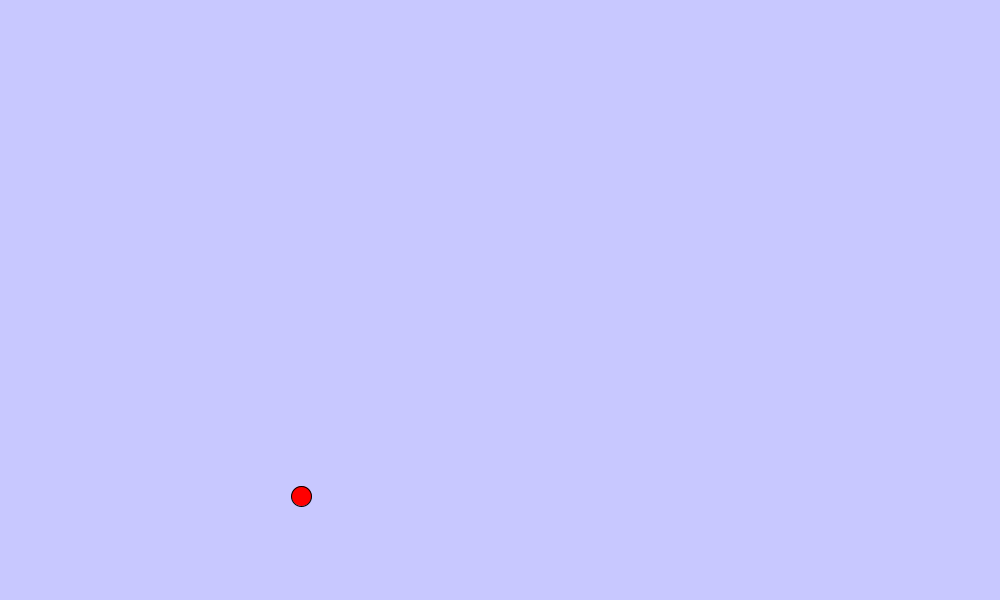
Frame 1 (no input)
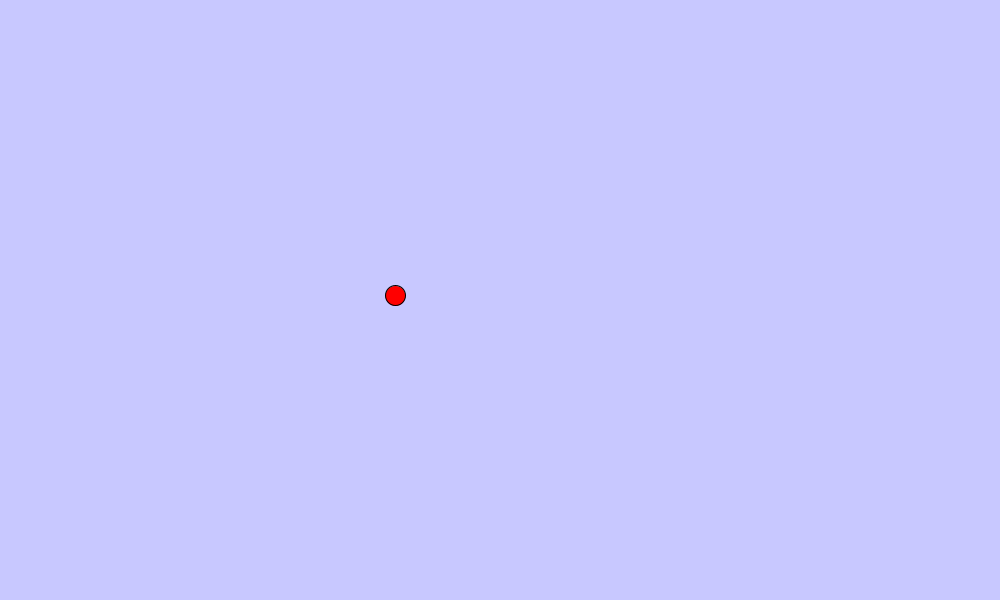
Frame 60 (the mouse pressed at the canvas centre just before this capture)
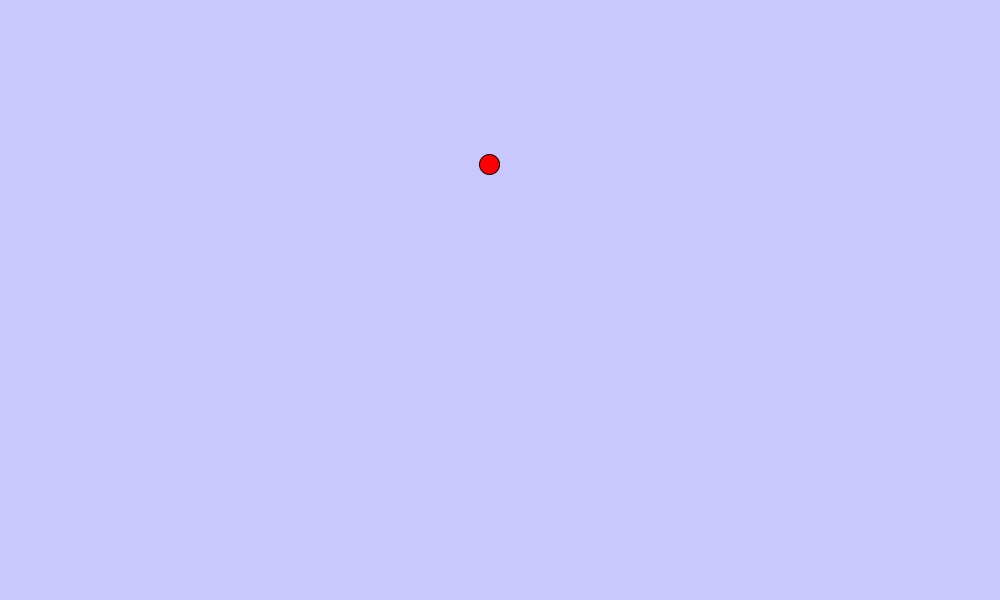
Frame 120 (the mouse held since frame 60 and released just before this capture)

The Processing sketch that drew these frames (run headless with seeded random() and noise(); from frame 60 on, the mouse is pressed at the canvas centre):

// Processing sketch: Escenario1
// ── Escenario1.pde
// -----------------------------------------------
// Plantilla para la implementación de integradores 
// numéricos en Simulación. Tema 1.
// 
// Sergio Casas & Miguel Lozano (Febrero 2021)
// Autor: Lluís Bello Alventosa
// --------------------------------------------------

// Definitions:
enum IntegratorType{
  NONE,
  EXPLICIT_EULER, 
  SIMPLECTIC_EULER, 
  HEUN, 
  RK2, 
  RK4
}

// Parameters of the numerical integration:
float         SIM_STEP = 0.01;   // Simulation time-step (s)
IntegratorType integrator = IntegratorType.EXPLICIT_EULER;   // ODE integration method

// Display values:
final boolean FULL_SCREEN = false;
final int DRAW_FREQ = 50;   // Draw frequency (Hz or Frame-per-second)
int DISPLAY_SIZE_X = 1000;   // Display width (pixels)
int DISPLAY_SIZE_Y = 600;   // Display height (pixels)

// Draw values:
final int [] BACKGROUND_COLOR = {200, 200, 255};
final int [] REFERENCE_COLOR = {0, 255, 0};
final int [] OBJECTS_COLOR = {255, 0, 0};

final float OBJECTS_SIZE = 1.0;   // Size of the objects (m)
final float PIXELS_PER_METER = 20.0;   // Display length that corresponds with 1 meter (pixels)
final PVector DISPLAY_CENTER = new PVector(0.0, 0.0);   // World position that corresponds with the center of the display (m)


// Parameters of the problem:
final float M = 10.0;   // Particle mass (kg)
final float Gc = 9.801;   // Gravity constant (m/(s*s))
final PVector G = new PVector(0.0, -Gc);   // Acceleration due to gravity (m/(s*s))
final float   K = 0.2; // Constante de rozamiento

PVector _s = new PVector();   // Position of the particle (m)
PVector _v = new PVector();   // Velocity of the particle (m/s)
PVector _a = new PVector();   // Accleration of the particle (m/(s*s))
final PVector S0 = new PVector(-10.0, -10.0);   // Particle's start position (m)

float _simTime = 0.0;

PVector s_a = new PVector();
PVector _v0 = new PVector();

//------------------------------------------------------
// Inicialización

void settings(){
  if (FULL_SCREEN){
    fullScreen();
    DISPLAY_SIZE_X = displayWidth;
    DISPLAY_SIZE_Y = displayHeight;
  } 
  else
    size(DISPLAY_SIZE_X, DISPLAY_SIZE_Y);
}

void setup(){
  frameRate(DRAW_FREQ); 
  initSimulation();
}

//-------------------------------------------------------
// Simulation

void initSimulation(){
  _simTime = 0.0;
  
  _s = S0.copy();
  _v.set(8.0, 20.0, 0.0);
  _a.set(0.0, 0.0, 0.0);
  
  s_a = S0.copy();
  _v0.set(8.0, 20.0, 0.0);
}

void updateSimulation(){
  switch (integrator){
  case EXPLICIT_EULER:
    updateSimulationExplicitEuler();
    break;

  case SIMPLECTIC_EULER:
    updateSimulationSimplecticEuler();
    break;

  case HEUN:
    updateSimulationHeun();
    break;

  case RK2:
    updateSimulationRK2();
    break;

  case RK4:
    updateSimulationRK4();
    break;
  }
  
  _simTime += SIM_STEP;
  
  // Solucion analitica la posicion: doble integracion 
  // s_a.x = S0.x + (M*_v0.x/K)*(1-exp((-K/M)*_simTime));
  // s_a.y = S0.y + (M/K)*((M*Gc/K) + _v0.y)*(1-exp((-K/M)*_simTime)) - (M*Gc*_simTime)/K;
  s_a.x = S0.x + (M*_v0.x/K)*(1-exp((-K/M)*_simTime));
  s_a.y = S0.y + (M/K)*((M*Gc/K) + _v0.y)*(1-exp((-K/M)*_simTime)) - (M*Gc*_simTime)/K;
  println("Error: ", _simTime, PVector.sub(_s, s_a).mag());
  if(_simTime > 4)
    exit();
}

void updateSimulationExplicitEuler(){
  // s(t+h) = s(t) + h*v(t)
  // v(t+h) = v(t) + h*a(s(t),v(t))
  
  _a = calculateAcceleration(_s, _v);
  _s.add(PVector.mult(_v, SIM_STEP));
  _v.add(PVector.mult(_a, SIM_STEP));
  
}

void updateSimulationSimplecticEuler(){
  // v(t+h) = v(t) + h*a(s(t),v(t))
  // s(t+h) = s(t) + h*v(t+h) 
  
  _a = calculateAcceleration(_s, _v);
  _v.add(PVector.mult(_a, SIM_STEP));
  _s.add(PVector.mult(_v, SIM_STEP));
}

void updateSimulationHeun(){

  // Integración numérica de la velocidad
    // Calcular aceleracion _a (s_i, v_i)
    // Paso de Euler -> actualizo s2, v2 
    
  _a = calculateAcceleration(_s, _v);
  PVector _s2 = PVector.add(_s, PVector.mult(_v, SIM_STEP));    
  PVector _v2 = PVector.add(_v, PVector.mult(_a, SIM_STEP));
    
    // v_promedio = (_v + v2)/2
    // actualizar _s con la pendiente de v_promedio
 
  PVector v_promedio =  PVector.add(_v, _v2);    
  _s.add(PVector.mult(v_promedio, SIM_STEP*0.5));
 
 // Integrar la aceleracíon
   // Calcular la aceleración al final del intervalo
   // a2 = a(s2,v2)
   // Promedio de aceleleraciones --> (_a, a2)
   // Actualizar la velocidad, _v,  con la aceleración promediada
   
 PVector _a2 = calculateAcceleration(_s2, _v2);
 PVector a_promedio = PVector.add(_a, _a2);
 _v.add(PVector.mult(a_promedio, SIM_STEP*0.5));
}

void updateSimulationRK2(){
  
  // Metodo original:
  // k1v = a(s(t),v(t))*h
  // k1s = v(t)*h

  // k2v = a(s(t)+k1s/2, v(t)+k1v/2)*h
  // k2s = (v(t)+k1v/2)*h
  
  //_v.add(k2v);
  //_s.add(k2s);
  
  _a = calculateAcceleration(_s, _v);
  PVector _k1v = PVector.mult(_a, SIM_STEP);
  PVector _k1s = PVector.mult(_v, SIM_STEP);

  PVector _v2 = PVector.add(_v, PVector.mult(_k1v, 0.5));
  PVector _s2 = PVector.add(_s, PVector.mult(_k1s, 0.5));
  PVector _a2 = calculateAcceleration(_s2, _v2);
  PVector _k2v = PVector.mult(_a2, SIM_STEP);
  PVector _k2s = PVector.mult(PVector.add(_v, PVector.mult(_k1v, 0.5)), SIM_STEP);
  
  _s.add(_k2s);    
  _v.add(_k2v);
  
  // Metodo equivalente:
  // inicio(a,s,v)
  // calular s_mitad, v_mitad a partir de v, a (h/2)
  // calcular a_mitad(s_mitad, v_mitad)
  // actualizar s (s_fin), v (v_fin) a partir de a_mitad, v_mitad (h) 
}

void updateSimulationRK4(){
  // k1v = a(s(t),v(t))*h
  // k1s = v(t)*h

  // k2v = a(s(t)+k1s/2, v(t)+k1v/2)*h
  // k2s = (v(t)+k1v/2)*h

  // k3v = a(s(t)+k2s/2, v(t)+k2v/2)*h
  // k3s = (v(t)+k2v/2)*h

  // k4v = a(s(t)+k3s, v(t)+k3v)*h
  // k4s = (v(t)+k3v)*h

  // v(t+h) = v(t) + (1/6)*k1v + (1/3)*k2v + (1/3)*k3v +(1/6)*k4v  
  // s(t+h) = s(t) + (1/6)*k1s + (1/3)*k2s + (1/3)*k3s +(1/6)*k4s  
  
  /*
   _v.add(PVector.mult(k1v, 1/6.0));
  _v.add(PVector.mult(k2v, 1/3.0));
  _v.add(PVector.mult(k3v, 1/3.0));
  _v.add(PVector.mult(k4v, 1/6.0));
  
  _s.add(PVector.mult(k1s, 1/6.0));
  _s.add(PVector.mult(k2s, 1/3.0));
  _s.add(PVector.mult(k3s, 1/3.0));
  _s.add(PVector.mult(k4s, 1/6.0));
 */
 
 _a = calculateAcceleration(_s, _v);
  PVector _k1v = PVector.mult(_a, SIM_STEP);
  PVector _k1s = PVector.mult(_v, SIM_STEP);

  PVector _v2 = PVector.add(_v, PVector.mult(_k1v, 0.5));
  PVector _s2 = PVector.add(_s, PVector.mult(_k1s, 0.5));
  PVector _a2 = calculateAcceleration(_s2, _v2);
  
  PVector _k2v = PVector.mult(_a2, SIM_STEP);
  PVector _k2s = PVector.mult(PVector.add(_v, PVector.mult(_k1v, 0.5)), SIM_STEP);
  
  PVector _v3 = PVector.add(_v, PVector.mult(_k2v, 0.5));
  PVector _s3 = PVector.add(_s, PVector.mult(_k2s, 0.5));
  PVector _a3 = calculateAcceleration(_s3, _v3);
  
  PVector _k3v = PVector.mult(_a3, SIM_STEP);
  PVector _k3s = PVector.mult(PVector.add(_v, PVector.mult(_k2v, 0.5)), SIM_STEP);

  PVector _v4 = PVector.add(_v, _k3v);
  PVector _s4 = PVector.add(_s, _k3s);
  PVector _a4 = calculateAcceleration(_s4, _v4);
  PVector _k4v = PVector.mult(_a4, SIM_STEP);
  PVector _k4s = PVector.mult(PVector.add(_v, _k3v), SIM_STEP);
    
  _v.add(PVector.mult(_k1v, 1/6.0));
  _v.add(PVector.mult(_k2v, 1/3.0));
  _v.add(PVector.mult(_k3v, 1/3.0));
  _v.add(PVector.mult(_k4v, 1/6.0));
  
  _s.add(PVector.mult(_k1s, 1/6.0));
  _s.add(PVector.mult(_k2s, 1/3.0));
  _s.add(PVector.mult(_k3s, 1/3.0));
  _s.add(PVector.mult(_k4s, 1/6.0));
}

//-----------------------------------------------------------
// Aceleración del problema dy/dx = dv/dt, función a integrar

// Problema - Tiro parabólico

// Ecuacion Diferencial:
// s' = v(t)
// v' = a(s(t), v(t))
// siendo: 
//      a(s(t), v(t)) = [Froz(v(t)) + Fpeso ]/m
//      Froz = -k·v(t)
//      Fpeso = mg; siendo g(0, -9.8) m/s²

PVector calculateAcceleration(PVector s, PVector v){
  PVector Froz   = PVector.mult(v,-K);
  PVector Fpeso  = PVector.mult(G, M); 

  PVector f = PVector.add(Fpeso, Froz);
  //f.add(...);
  
  PVector a = PVector.div(f, M);
  return a;
}

//-------------------------------------------------------
void draw(){
  background(BACKGROUND_COLOR[0], BACKGROUND_COLOR[1], BACKGROUND_COLOR[2]);
  
  updateSimulation();

  drawScene();
}

void drawScene(){
  fill(OBJECTS_COLOR[0], OBJECTS_COLOR[1], OBJECTS_COLOR[2]);
  strokeWeight(1);

  PVector screenPos = new PVector();
  worldToScreen(_s, screenPos);
  circle(screenPos.x, screenPos.y, worldToPixels(OBJECTS_SIZE));
  
}

//-----------------------------------------------------
// World2Screen functions ...

// Converts distances from world length to pixel length
float worldToPixels(float dist){
  return dist*PIXELS_PER_METER;
}

// Converts distances from pixel length to world length
float pixelsToWorld(float dist){
  return dist/PIXELS_PER_METER;
}

// Converts a point from world coordinates to screen coordinates
void worldToScreen(PVector worldPos, PVector screenPos){
  screenPos.x = 0.5*DISPLAY_SIZE_X + (worldPos.x - DISPLAY_CENTER.x)*PIXELS_PER_METER;
  screenPos.y = 0.5*DISPLAY_SIZE_Y - (worldPos.y - DISPLAY_CENTER.y)*PIXELS_PER_METER;
}

// Converts a point from screen coordinates to world coordinates
void screenToWorld(PVector screenPos, PVector worldPos){
  worldPos.x = ((screenPos.x - 0.5*DISPLAY_SIZE_X)/PIXELS_PER_METER) + DISPLAY_CENTER.x;
  worldPos.y = ((0.5*DISPLAY_SIZE_Y - screenPos.y)/PIXELS_PER_METER) + DISPLAY_CENTER.y;
}

//-----------------------------------------------------
// Interaction

void keyPressed(){
  if (key == 'r' || key == 'R'){
    initSimulation();
  }
  if (key == '+'){
    SIM_STEP *= 1.1;
  }
  if (key == '-'){
    SIM_STEP /= 1.1;
  }
}
